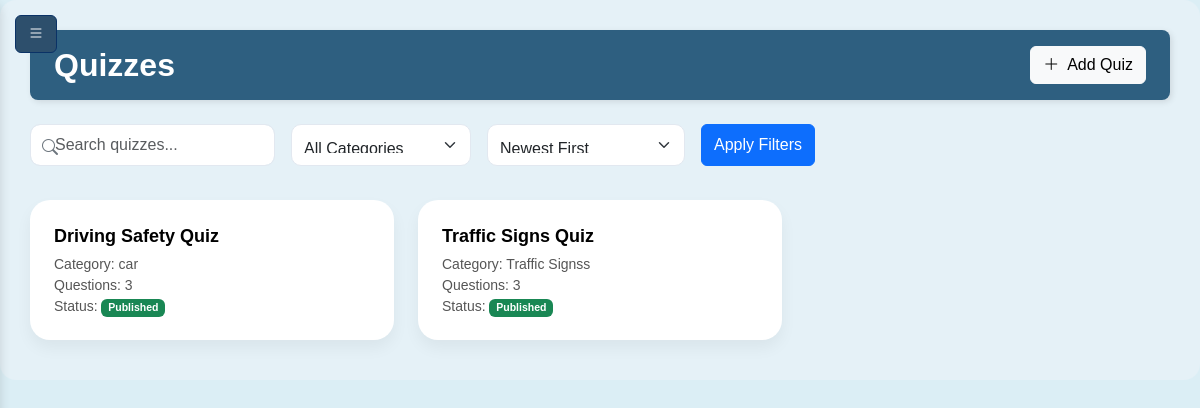
Screenshot of /quizzes.php (signed in) with the database file from the repository.
### tables this page shows
CREATE TABLE `quizzes` (
  `id` int(11) NOT NULL,
  `title` varchar(150) NOT NULL,
  `category_id` int(11) DEFAULT NULL,
  `published` tinyint(1) DEFAULT 0,
  `is_published` tinyint(1) NOT NULL DEFAULT 0,
  `status` varchar(20) NOT NULL DEFAULT 'Draft'
);

CREATE TABLE `categories` (
  `id` int(11) NOT NULL,
  `name` varchar(100) NOT NULL,
  `description` text DEFAULT NULL
);

### quizzes.php (the view, shortened to what this page needs)
<?php
include 'include/db.php';
$search = $_GET['search'] ?? '';
$sort = $_GET['sort'] ?? 'id_desc';
$where = [];
$params = [];
$where_sql = $where ? 'WHERE ' . implode(' AND ', $where) : '';
$sort_options = [
    'title_asc' => 'quizzes.title ASC',
    'title_desc' => 'quizzes.title DESC',
    'category_asc' => 'categories.name ASC',
    'category_desc' => 'categories.name DESC',
    'questions_asc' => 'question_count ASC',
    'questions_desc' => 'question_count DESC',
    'id_asc' => 'quizzes.id ASC',
    'id_desc' => 'quizzes.id DESC'
];
$order_by = $sort_options[$sort] ?? $sort_options['id_desc'];
$stmt = $conn->prepare("
    SELECT quizzes.*, categories.name AS category_name,
    (SELECT COUNT(*) FROM quiz_questions WHERE quiz_id = quizzes.id) AS question_count
    FROM quizzes
    LEFT JOIN categories ON quizzes.category_id = categories.id
    $where_sql
    ORDER BY $order_by");
$stmt->execute($params);
$quizzes = $stmt->fetchAll();
?>
<?php include 'inc/header.php'; ?>
<div class="content-area">
    <div class="sticky-dashboard-bar px-4 py-3 mb-4">
        <div class="d-flex justify-content-between align-items-center">
            <h2 class="m-0 text-white fw-bold">Quizzes</h2>
            <button type="button" class="btn btn-light" data-bs-toggle="modal" data-bs-target="#addQuizModal">
                <i class="bi bi-plus-lg me-2"></i>Add Quiz
            </button>
        </div>
    </div>
    <form method="GET" class="mb-4">
        <div class="d-flex flex-wrap gap-3 align-items-start">
            <div class="search-wrapper position-relative" style="min-width: 200px; max-width: 300px;">
                <i class="bi bi-search position-absolute" style="left: 12px; top: 12px; color: #6c757d;"></i>
                <input type="text" name="search" placeholder="Search quizzes..." value="<?= htmlspecialchars($search) ?>"
                    class="form-control ps-4" style="height: 42px; padding-left: 35px;">
            </div>
            <div class="category-wrapper" style="min-width: 180px; max-width: 220px;">
                <select name="category_filter" class="form-select" style="height: 42px;">
                    <option value="">All Categories</option>
                </select>
            </div>
            <div class="sort-wrapper" style="min-width: 180px; max-width: 220px;">
                <select name="sort" class="form-select" style="height: 42px;">
                    <option value="id_desc" <?= ($sort == 'id_desc') ? 'selected' : '' ?>>Newest First</option>
                </select>
            </div>
            <div class="button-group d-flex gap-2">
                <button type="submit" class="btn btn-primary" style="height: 42px;">Apply Filters</button>
            </div>
        </div>
    </form>
    <div class="quiz-grid">
        <?php foreach ($quizzes as $quiz): ?>
        <a href="quiz_edit.php?id=<?= $quiz['id'] ?>" class="quiz-card">
            <div>
                <div class="quiz-title"><?= htmlspecialchars($quiz['title']) ?></div>
                <div class="quiz-meta">Category: <?= htmlspecialchars($quiz['category_name']) ?></div>
                <div class="quiz-meta">Questions: <?= $quiz['question_count'] ?></div>
                <div class="quiz-meta">
                    Status:
                    <span class="badge <?= $quiz['status'] === 'Published' ? 'bg-success' : 'bg-secondary' ?>">
                        <?= $quiz['status'] ?>
                    </span>
                </div>
            </div>
        </a>
        <?php endforeach; ?>
    </div>
</div>
<?php include 'inc/footer.php'; ?>
<?php include 'inc/footer.php'; ?>

### inc/header.php (style rules this page uses)
body { margin: 0; padding: 0; font-family: 'Arial', sans-serif; }
.content-area { margin-left: 0; transition: margin-left 0.3s ease; }

### quizzes.php (style rules this page uses)
body { background-color: #dbeef5; }
.sticky-dashboard-bar { position: sticky; top: 0; z-index: 100; background-color: #2e5f80; border-radius: 8px; box-shadow: 2px 2px 6px rgba(0, 0, 0, 0.1); }
.content-area { background-color: #E5F1F7; padding: 30px; border-radius: 16px; }
.quiz-grid { display: grid; grid-template-columns: repeat(auto-fill, minmax(300px, 1fr)); gap: 24px; padding: 10px 0; }
.quiz-card { background: #fff; border-radius: 20px; box-shadow: 0 8px 16px rgba(0, 0, 0, 0.05); padding: 20px 24px; display: flex; flex-direction: column; justify-content: center; transition: 0.2s ease; min-height: 140px; position: relative; text-decoration: none; }
.quiz-title { font-size: 18px; font-weight: 600; color: #000; margin-bottom: 4px; }
.quiz-meta { font-size: 14px; color: #555; }
.form-control, .form-select { border-radius: 10px; border: 1px solid #e2e8f0; padding: 12px; }

### rows the page displays
quizzes: title "Driving Safety Quiz", category.name "car", question_count "3", status "Published"
quizzes: title "Traffic Signs Quiz", category.name "Traffic Signss", question_count "3", status "Published"
